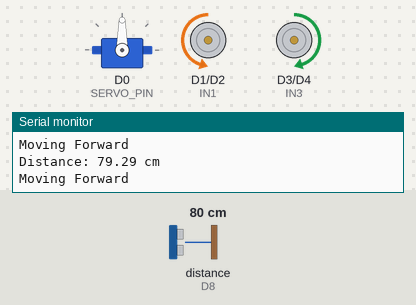
Bench run of a sketch on a simulated ESP8266 (NodeMCU). On the bench: servo, motor-driver pin pairs drawn as motors (green arrow = first pin HIGH = forward, orange = second pin HIGH = backward, longer = more drive, scaled by the enable pin), the last lines printed to the serial monitor. Wiring (inferred from the names in the program): ultrasonic range finder: trigger D7; echo D8. The test bench sets the inputs (shaded band); at power-on: distance to the obstacle (sensor on D8) 80 cm. The echo pulse lasts 58.3 µs per cm; WiFi joins after 1.5 s; servers stay silent unless stated.

Above: at 3.7 s.
3.8 s: distance to the obstacle (sensor on D8) set to 40 cm
5.3 s: distance to the obstacle (sensor on D8) set to 33 cm
At 6.23 s:
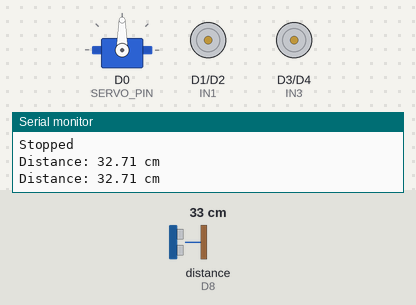
At 7.6 s:
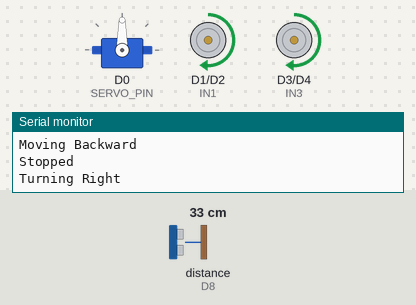
8.3 s: distance to the obstacle (sensor on D8) set to 2 cm
11.3 s: distance to the obstacle (sensor on D8) set to 18 cm
14.3 s: distance to the obstacle (sensor on D8) set to 23 cm
At 16.3 s:
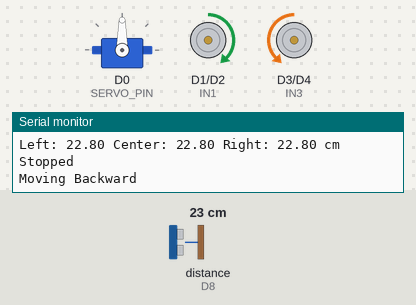
Timing chart, 0 to 18.3 s (numbered marks = the images above; inputs shaded):
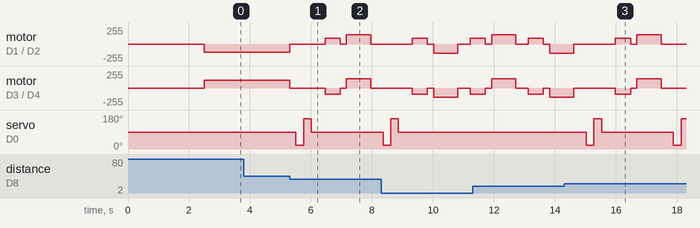

The sketch:

unit_1_Car.ino
```cpp
#include <ESP8266WiFi.h>
#include <Servo.h>

#define TRIG_PIN D7    // Ultrasonic Sensor TRIG
#define ECHO_PIN D8    // Ultrasonic Sensor ECHO
#define SERVO_PIN D0   // Servo for Ultrasonic
#define ENA D6         // Motor A Enable
#define IN1 D1         // Motor A Input 1
#define IN2 D2         // Motor A Input 2
#define IN3 D3         // Motor B Input 1
#define IN4 D4         // Motor B Input 2
#define ENB D5         // Motor B Enable

// WiFi and Server settings
const char* ssid = "BOT-123";
const char* password = "12345123";
const char* serverIP = "10.138.17.246"; // Unit 2 IP (verify this)
const int serverPort = 80;

// Constants
#define MAX_DISTANCE 200       // Max sensor distance (cm)
#define OBSTACLE_DISTANCE 35   // Stop if obstacle within 35cm
#define TURN_DISTANCE 45       // Scan if obstacle within 45cm
#define EMERGENCY_DISTANCE 20  // Emergency reverse if within 20cm
#define SIDE_CLEAR_DISTANCE 50 // Min clear distance for sides
#define NORMAL_SPEED 120       // Normal speed (0-255)
#define TURN_SPEED 140         // Turn speed
#define BACKWARD_SPEED 90      // Backward speed
#define EMERGENCY_SPEED 90     // Emergency speed
#define SCAN_DELAY 250         // Servo delay (ms)
#define TURN_TIME_BASE 800     // Base turn time (ms)
#define LOOP_INTERVAL 50       // Loop interval (ms)
#define PULSE_TIMEOUT 30000    // pulseIn timeout (us)
#define MOISTURE_CHECK_INTERVAL 30000 // Check moisture every 30s
#define MOISTURE_THRESHOLD 40  // Moisture % below which irrigation is requested
#define HTTP_TIMEOUT 5000      // HTTP request timeout (ms)

Servo sensorServo;
float distance;
int stuckCounter = 0;
int lastTurnDirection = 0; // 1 = right, -1 = left
unsigned long lastLoopTime = 0;
unsigned long lastMoistureCheck = 0;
bool emergencyMode = false;

void setup() {
  Serial.begin(115200);
  pinMode(TRIG_PIN, OUTPUT);
  pinMode(ECHO_PIN, INPUT);
  pinMode(ENA, OUTPUT);
  pinMode(IN1, OUTPUT);
  pinMode(IN2, OUTPUT);
  pinMode(IN3, OUTPUT);
  pinMode(IN4, OUTPUT);
  pinMode(ENB, OUTPUT);

  sensorServo.attach(SERVO_PIN, 500, 2400);
  sensorServo.write(90); // Center servo
  carStop();
  delay(1000);

  WiFi.begin(ssid, password);
  while (WiFi.status() != WL_CONNECTED) {
    delay(500);
    Serial.print(".");
  }
  Serial.println("\nUnit 1 WiFi connected: " + WiFi.localIP().toString());
}

float getDistance() {
  digitalWrite(TRIG_PIN, LOW);
  delayMicroseconds(2);
  digitalWrite(TRIG_PIN, HIGH);
  delayMicroseconds(10);
  digitalWrite(TRIG_PIN, LOW);
  float duration = pulseIn(ECHO_PIN, HIGH, PULSE_TIMEOUT);
  float distance = duration ? (duration * 0.034) / 2 : MAX_DISTANCE;
  Serial.print("Distance: "); Serial.print(distance); Serial.println(" cm");
  return distance;
}

void carForward() {
  analogWrite(ENA, NORMAL_SPEED);
  analogWrite(ENB, NORMAL_SPEED);
  digitalWrite(IN1, LOW);
  digitalWrite(IN2, HIGH);
  digitalWrite(IN3, HIGH);
  digitalWrite(IN4, LOW);
  Serial.println("Moving Forward");
}

void carBackward() {
  analogWrite(ENA, emergencyMode ? EMERGENCY_SPEED : BACKWARD_SPEED);
  analogWrite(ENB, emergencyMode ? EMERGENCY_SPEED : BACKWARD_SPEED);
  digitalWrite(IN1, HIGH);
  digitalWrite(IN2, LOW);
  digitalWrite(IN3, LOW);
  digitalWrite(IN4, HIGH);
  Serial.println("Moving Backward");
}

void carTurnLeft() {
  analogWrite(ENA, TURN_SPEED);
  analogWrite(ENB, TURN_SPEED);
  digitalWrite(IN1, LOW);
  digitalWrite(IN2, HIGH);
  digitalWrite(IN3, LOW);
  digitalWrite(IN4, HIGH);
  Serial.println("Turning Left");
}

void carTurnRight() {
  analogWrite(ENA, TURN_SPEED);
  analogWrite(ENB, TURN_SPEED);
  digitalWrite(IN1, HIGH);
  digitalWrite(IN2, LOW);
  digitalWrite(IN3, HIGH);
  digitalWrite(IN4, LOW);
  Serial.println("Turning Right");
}

void carStop() {
  analogWrite(ENA, 0);
  analogWrite(ENB, 0);
  digitalWrite(IN1, LOW);
  digitalWrite(IN2, LOW);
  digitalWrite(IN3, LOW);
  digitalWrite(IN4, LOW);
  Serial.println("Stopped");
}

int scanForBestPath() {
  float leftDistance = 0, rightDistance = 0, centerDistance = 0;
  sensorServo.write(20); // Right
  delay(SCAN_DELAY);
  rightDistance = getDistance();
  sensorServo.write(160); // Left
  delay(SCAN_DELAY);
  leftDistance = getDistance();
  sensorServo.write(90); // Center
  delay(SCAN_DELAY);
  centerDistance = getDistance();

  Serial.print("Left: "); Serial.print(leftDistance);
  Serial.print(" Center: "); Serial.print(centerDistance);
  Serial.print(" Right: "); Serial.print(rightDistance); Serial.println(" cm");

  if (centerDistance > OBSTACLE_DISTANCE) return 0;
  if (rightDistance > leftDistance + 10 && rightDistance > SIDE_CLEAR_DISTANCE) return 1;
  if (leftDistance > SIDE_CLEAR_DISTANCE) return -1;
  if (rightDistance > TURN_DISTANCE) return 1;
  return 2; // Reverse
}

void performTurn(int direction) {
  int turnTime = stuckCounter > 2 ? TURN_TIME_BASE * 1.5 : TURN_TIME_BASE;
  if (direction == 1) carTurnRight();
  else carTurnLeft();
  lastTurnDirection = direction;
  delay(turnTime);
  carStop();
  delay(200);
  stuckCounter = max(0, stuckCounter - 1);
}

void emergencyReverse() {
  emergencyMode = true;
  carStop();
  delay(200);
  carBackward();
  delay(500);
  carStop();
  delay(200);
  performTurn(lastTurnDirection == 1 ? -1 : 1);
  emergencyMode = false;
  stuckCounter++;
}

float getMoistureFromUnit2() {
  WiFiClient client;
  if (!client.connect(serverIP, serverPort)) {
    Serial.println("Failed to connect to Unit 2 at " + String(serverIP) + ":" + String(serverPort));
    return -1;
  }

  // Send HTTP GET request
  client.println("GET /moisture HTTP/1.1");
  client.println("Host: " + String(serverIP));
  client.println("Connection: close");
  client.println();

  unsigned long timeout = millis() + HTTP_TIMEOUT;
  String response = "";
  while (client.connected() && millis() < timeout) {
    if (client.available()) {
      response += client.readStringUntil('\n');
    }
    delay(10);
  }
  client.stop();

  Serial.println("Raw response from Unit 2: " + response); // Debug raw response

  if (response.startsWith("MOISTURE:")) {
    float moisture = response.substring(9).toFloat();
    Serial.println("Moisture from Unit 2: " + String(moisture) + "%");
    return moisture;
  } else {
    Serial.println("Invalid response format from Unit 2");
    return -1;
  }
}

void requestIrrigation() {
  WiFiClient client;
  if (!client.connect(serverIP, serverPort)) {
    Serial.println("Failed to connect to Unit 2 for irrigation request");
    return;
  }

  client.println("GET /irrigate HTTP/1.1");
  client.println("Host: " + String(serverIP));
  client.println("Connection: close");
  client.println();

  unsigned long timeout = millis() + HTTP_TIMEOUT;
  String response = "";
  while (client.connected() && millis() < timeout) {
    if (client.available()) {
      response += client.readStringUntil('\n');
    }
    delay(10);
  }
  client.stop();

  Serial.println("Irrigation request response: " + response);
}

void controlIrrigation() {
  float moisture = getMoistureFromUnit2();
  if (moisture >= 0 && moisture < MOISTURE_THRESHOLD) {
    Serial.println("Moisture low - Requesting irrigation");
    requestIrrigation();
  } else if (moisture >= MOISTURE_THRESHOLD) {
    Serial.println("Moisture sufficient - No irrigation needed");
  }
}

void loop() {
  unsigned long currentMillis = millis();
  if (currentMillis - lastLoopTime < LOOP_INTERVAL) return;
  lastLoopTime = currentMillis;

  // Periodic moisture check
  if (currentMillis - lastMoistureCheck >= MOISTURE_CHECK_INTERVAL) {
    carStop();
    controlIrrigation();
    lastMoistureCheck = currentMillis;
  }

  // Obstacle avoidance
  distance = getDistance();
  if (distance > OBSTACLE_DISTANCE) {
    carForward();
    stuckCounter = max(0, stuckCounter - 1);
    if (emergencyMode && distance > OBSTACLE_DISTANCE + 20) emergencyMode = false;
  } else if (distance > EMERGENCY_DISTANCE) {
    carStop();
    delay(200);
    int path = scanForBestPath();
    switch (path) {
      case 0: carForward(); break;
      case 1: performTurn(1); break;
      case -1: performTurn(-1); break;
      case 2: emergencyReverse(); break;
    }
  } else {
    emergencyReverse();
  }
}
```

Measured:
- the behaviour switches between 36 and 35 cm on distance to the obstacle (sensor on D8) (found by bisection; images 0 and 1)
- after the input at 14.3 s, servo on D0 (SERVO_PIN): 90° → 20° after 0.73 s, → 160° 0.25 s later, → 90° 0.25 s later, → 20° 2.4 s later, … (5 changes in this stretch)
